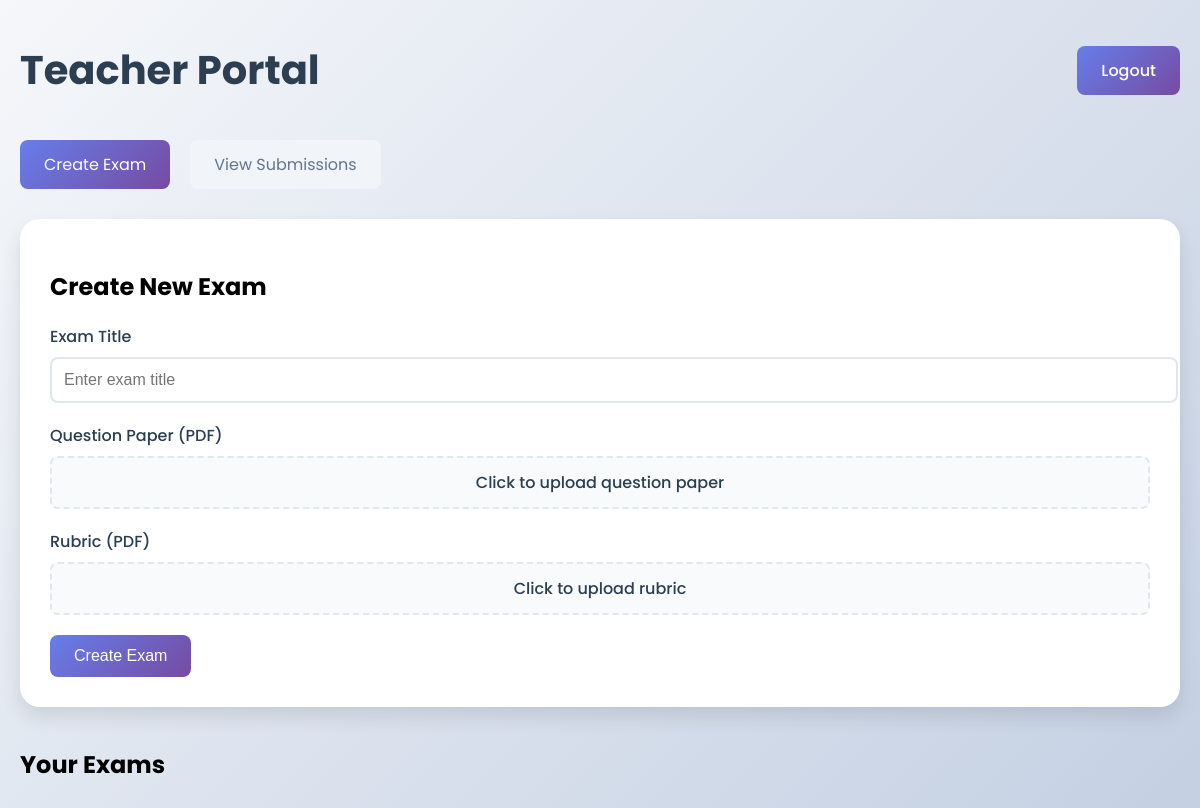
The app's page /teacher (signed in), older data.
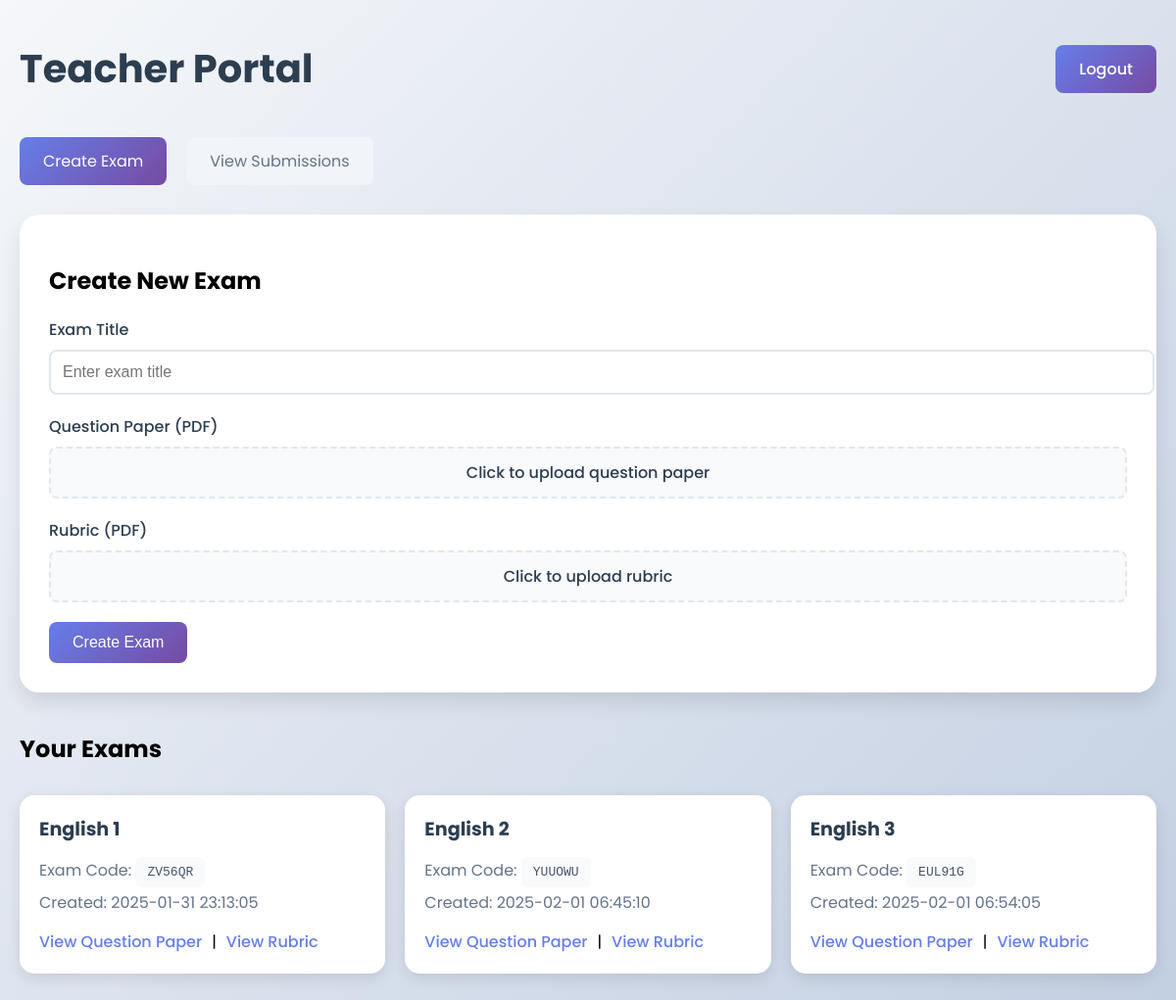
The same page, newer data.
### models.py (models this page shows)
class Exam(db.Model):
    id = db.Column(db.Integer, primary_key=True)
    title = db.Column(db.String(100), nullable=False)
    teacher_id = db.Column(db.Integer, db.ForeignKey('user.id'), nullable=False)
    question_paper_url = db.Column(db.String(500), nullable=False)
    rubric_url = db.Column(db.String(500), nullable=False)
    exam_code = db.Column(db.String(10), unique=True, nullable=False)
    created_at = db.Column(db.DateTime, server_default=db.func.now())
    submissions = db.relationship('Submission', backref='exam', lazy=True)

### app.py (the view, shortened to what this page needs)
@app.route('/teacher', methods=['GET', 'POST'])
@login_required(role='teacher')
def teacher_page():
    submissions = (Submission.query
                  .join(Exam)
                  .join(User, Submission.student_id == User.id)
                  .filter(Exam.teacher_id == session['user_id'])
                  .order_by(Submission.submitted_at.desc())
                  .all())
    exams = Exam.query.filter_by(teacher_id=session['user_id']).all()
    return render_template('teacher.html', exams=exams, submissions=submissions)

### app.py (called while the page is built)
def login_required(role=None):
    def decorator(f):
        @wraps(f)
        def decorated_function(*args, **kwargs):
            if 'user_id' not in session:
                return redirect(url_for('login'))
            if role and session.get('role') != role:
                flash('Unauthorized access')
                return redirect(url_for('index'))
            return f(*args, **kwargs)
        return decorated_function
    return decorator

### templates/teacher.html (shortened to what this page needs)
<!DOCTYPE html>
<html>
<head>
</head>
<body>
    <div class="container">
        <div class="header">
            <h1>Teacher Portal</h1>
            <a href="{{ url_for('logout') }}" class="button logout-btn">Logout</a>
        </div>
        <div class="tabs">
            <div class="tab active" onclick="switchTab('create-exam')">Create Exam</div>
            <div class="tab" onclick="switchTab('view-submissions')">View Submissions</div>
        </div>
        <div id="create-exam" class="tab-content active">
            <div class="form-container">
                <h2>Create New Exam</h2>
                <form method="POST" enctype="multipart/form-data">
                    <div class="form-group">
                        <label for="title">Exam Title</label>
                        <input type="text" id="title" name="title" required placeholder="Enter exam title">
                    </div>
                    <div class="form-group">
                        <label for="question_paper">Question Paper (PDF)</label>
                        <div class="file-input-container">
                            <label class="file-input-label">
                                <span>Click to upload question paper</span>
                            </label>
                        </div>
                    </div>
                    <div class="form-group">
                        <label for="rubric_file">Rubric (PDF)</label>
                        <div class="file-input-container">
                            <label class="file-input-label">
                                <span>Click to upload rubric</span>
                            </label>
                        </div>
                    </div>
                    <button type="submit" class="button">Create Exam</button>
                </form>
            </div>
            <h2>Your Exams</h2>
            <div class="exam-list">
                {% for exam in exams %}
                    <div class="exam-item">
                        <h3>{{ exam.title }}</h3>
                        <p>Exam Code: <span class="exam-code">{{ exam.exam_code }}</span></p>
                        <p>Created: {{ exam.created_at.strftime('%Y-%m-%d %H:%M:%S') }}</p>
                        <div class="exam-links">
                            <a href="{{ exam.question_paper_url }}" target="_blank">View Question Paper</a>
                            <span>|</span>
                            <a href="{{ exam.rubric_url }}" target="_blank">View Rubric</a>
                        </div>
                    </div>
                {% endfor %}
            </div>
        </div>
    </div>
</body>
</html>

### templates/teacher.html (style rules this page uses)
body { font-family: 'Poppins', sans-serif; margin: 0; padding: 0; min-height: 100vh; background: linear-gradient(135deg, #f5f7fa 0%, #c3cfe2 100%); }
.container { max-width: 1200px; margin: 0 auto; padding: 40px 20px; }
.header { display: flex; justify-content: space-between; align-items: center; margin-bottom: 40px; }
h1 { color: #2c3e50; margin: 0; font-size: 2.5em; }
.form-container { background: white; padding: 30px; border-radius: 20px; box-shadow: 0 10px 20px rgba(0,0,0,0.1); margin-bottom: 40px; }
.form-group { margin-bottom: 20px; }
label { display: block; margin-bottom: 8px; color: #2c3e50; font-weight: 500; }
input, select { width: 100%; padding: 12px; border: 2px solid #e1e8ed; border-radius: 8px; font-size: 16px; transition: border-color 0.3s ease; }
.button { padding: 12px 24px; background: linear-gradient(135deg, #667eea 0%, #764ba2 100%); color: white; border: none; border-radius: 8px; font-size: 16px; font-weight: 500; cursor: pointer; transition: transform 0.3s ease, box-shadow 0.3s ease; }
.exam-list { display: grid; grid-template-columns: repeat(auto-fill, minmax(300px, 1fr)); gap: 20px; margin-top: 30px; }
.exam-item { background: white; padding: 20px; border-radius: 15px; box-shadow: 0 5px 15px rgba(0,0,0,0.1); transition: transform 0.3s ease; }
.exam-item h3 { color: #2c3e50; margin-top: 0; margin-bottom: 15px; font-size: 1.2em; }
.exam-item p { color: #64748b; margin: 8px 0; }
.exam-code { background: #f8fafc; padding: 8px 12px; border-radius: 6px; font-family: monospace; color: #475569; }
.exam-links { margin-top: 15px; display: flex; gap: 10px; }
.exam-links a { color: #667eea; text-decoration: none; font-weight: 500; transition: color 0.3s ease; }
.logout-btn { text-decoration: none; }
.file-input-container { position: relative; margin-bottom: 15px; }
.file-input-label { display: block; padding: 12px; background: #f8fafc; border: 2px dashed #e1e8ed; border-radius: 8px; text-align: center; cursor: pointer; transition: all 0.3s ease; }
.tabs { display: flex; gap: 20px; margin-bottom: 30px; }
.tab { padding: 12px 24px; background: #f1f5f9; border-radius: 8px; color: #64748b; cursor: pointer; transition: all 0.3s ease; }
.tab.active { background: linear-gradient(135deg, #667eea 0%, #764ba2 100%); color: white; }
.tab-content { display: none; }
.tab-content.active { display: block; }

Row changes from the older to the newer data that the page shows:
added Exam: title "English 1", exam_code "ZV56QR", created_at "2025-01-31 23:13:05"
added Exam: title "English 2", exam_code "YUUOWU", created_at "2025-02-01 06:45:10"
added Exam: title "English 3", exam_code "EUL91G", created_at "2025-02-01 06:54:05"
